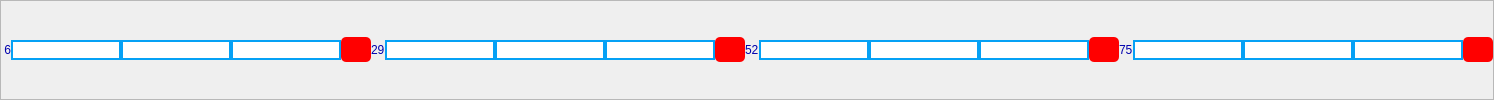
           <widget class="QFrame" name="frame_27">
            <property name="frameShape">
             <enum>QFrame::StyledPanel</enum>
            </property>
            <property name="frameShadow">
             <enum>QFrame::Raised</enum>
            </property>
            <layout class="QHBoxLayout" name="horizontalLayout_24">
             <property name="spacing">
              <number>0</number>
             </property>
             <property name="leftMargin">
              <number>0</number>
             </property>
             <property name="topMargin">
              <number>0</number>
             </property>
             <property name="rightMargin">
              <number>0</number>
             </property>
             <property name="bottomMargin">
              <number>0</number>
             </property>
             <item>
              <widget class="QLabel" name="label_68">
               <property name="styleSheet">
                <string notr="true">color:rgb(0, 0, 173); 
font: 75 8pt &quot;MS Shell Dlg 2&quot;;</string>
               </property>
               <property name="text">
                <string> 6</string>
               </property>
              </widget>
             </item>
             <item>
              <widget class="QLineEdit" name="lineEdit_202">
               <property name="styleSheet">
                <string notr="true">border: 2px solid  rgb(5, 161, 245); 
background-color: rgb(255, 255, 255);
</string>
               </property>
              </widget>
             </item>
             <item>
              <widget class="QLineEdit" name="lineEdit_203">
               <property name="styleSheet">
                <string notr="true">border: 2px solid  rgb(5, 161, 245); 
background-color: rgb(255, 255, 255);
</string>
               </property>
              </widget>
             </item>
             <item>
              <widget class="QLineEdit" name="lineEdit_204">
               <property name="styleSheet">
                <string notr="true">border: 2px solid  rgb(5, 161, 245); 
background-color: rgb(255, 255, 255);
</string>
               </property>
              </widget>
             </item>
             <item>
              <widget class="QPushButton" name="pushButton_138">
               <property name="minimumSize">
                <size>
                 <width>0</width>
                 <height>25</height>
                </size>
               </property>
               <property name="maximumSize">
                <size>
                 <width>30</width>
                 <height>16777215</height>
                </size>
               </property>
               <property name="styleSheet">
                <string notr="true">background-color: rgb(0, 0, 0);
background-color: rgb(255, 0, 0);
border-radius: 5px;</string>
               </property>
               <property name="text">
                <string/>
               </property>
              </widget>
             </item>
             <item>
              <widget class="QLabel" name="label_69">
               <property name="styleSheet">
                <string notr="true">color:rgb(0, 0, 173); 
font: 75 8pt &quot;MS Shell Dlg 2&quot;;</string>
               </property>
               <property name="text">
                <string>29</string>
               </property>
              </widget>
             </item>
             <item>
              <widget class="QLineEdit" name="lineEdit_205">
               <property name="styleSheet">
                <string notr="true">border: 2px solid  rgb(5, 161, 245); 
background-color: rgb(255, 255, 255);
</string>
               </property>
              </widget>
             </item>
             <item>
              <widget class="QLineEdit" name="lineEdit_206">
               <property name="styleSheet">
                <string notr="true">border: 2px solid  rgb(5, 161, 245); 
background-color: rgb(255, 255, 255);
</string>
               </property>
              </widget>
             </item>
             <item>
              <widget class="QLineEdit" name="lineEdit_207">
               <property name="styleSheet">
                <string notr="true">border: 2px solid  rgb(5, 161, 245); 
background-color: rgb(255, 255, 255);
</string>
               </property>
              </widget>
             </item>
             <item>
              <widget class="QPushButton" name="pushButton_139">
               <property name="minimumSize">
                <size>
                 <width>0</width>
                 <height>25</height>
                </size>
               </property>
               <property name="maximumSize">
                <size>
                 <width>30</width>
                 <height>16777215</height>
                </size>
               </property>
               <property name="styleSheet">
                <string notr="true">background-color: rgb(0, 0, 0);
background-color: rgb(255, 0, 0);
border-radius: 5px;</string>
               </property>
               <property name="text">
                <string/>
               </property>
              </widget>
             </item>
             <item>
              <widget class="QLabel" name="label_70">
               <property name="styleSheet">
                <string notr="true">color:rgb(0, 0, 173); 
font: 75 8pt &quot;MS Shell Dlg 2&quot;;</string>
               </property>
               <property name="text">
                <string>52</string>
               </property>
              </widget>
             </item>
             <item>
              <widget class="QLineEdit" name="lineEdit_208">
               <property name="styleSheet">
                <string notr="true">border: 2px solid  rgb(5, 161, 245); 
background-color: rgb(255, 255, 255);
</string>
               </property>
              </widget>
             </item>
             <item>
              <widget class="QLineEdit" name="lineEdit_209">
               <property name="styleSheet">
                <string notr="true">border: 2px solid  rgb(5, 161, 245); 
background-color: rgb(255, 255, 255);
</string>
               </property>
              </widget>
             </item>
             <item>
              <widget class="QLineEdit" name="lineEdit_210">
               <property name="styleSheet">
                <string notr="true">border: 2px solid  rgb(5, 161, 245); 
background-color: rgb(255, 255, 255);
</string>
               </property>
              </widget>
             </item>
             <item>
              <widget class="QPushButton" name="pushButton_140">
               <property name="minimumSize">
                <size>
                 <width>0</width>
                 <height>25</height>
                </size>
               </property>
               <property name="maximumSize">
                <size>
                 <width>30</width>
                 <height>16777215</height>
                </size>
               </property>
               <property name="styleSheet">
                <string notr="true">background-color: rgb(0, 0, 0);
background-color: rgb(255, 0, 0);
border-radius: 5px;</string>
               </property>
               <property name="text">
                <string/>
               </property>
              </widget>
             </item>
             <item>
              <widget class="QLabel" name="label_78">
               <property name="styleSheet">
                <string notr="true">color:rgb(0, 0, 173); 
font: 75 8pt &quot;MS Shell Dlg 2&quot;;</string>
               </property>
               <property name="text">
                <string>75</string>
               </property>
              </widget>
             </item>
             <item>
              <widget class="QLineEdit" name="lineEdit_231">
               <property name="styleSheet">
                <string notr="true">border: 2px solid  rgb(5, 161, 245); 
background-color: rgb(255, 255, 255);
</string>
               </property>
              </widget>
             </item>
             <item>
              <widget class="QLineEdit" name="lineEdit_230">
               <property name="styleSheet">
                <string notr="true">border: 2px solid  rgb(5, 161, 245); 
background-color: rgb(255, 255, 255);
</string>
               </property>
              </widget>
             </item>
             <item>
              <widget class="QLineEdit" name="lineEdit_232">
               <property name="styleSheet">
                <string notr="true">border: 2px solid  rgb(5, 161, 245); 
background-color: rgb(255, 255, 255);
</string>
               </property>
              </widget>
             </item>
             <item>
              <widget class="QPushButton" name="pushButton_80">
               <property name="minimumSize">
                <size>
                 <width>0</width>
                 <height>25</height>
                </size>
               </property>
               <property name="maximumSize">
                <size>
                 <width>30</width>
                 <height>16777215</height>
                </size>
               </property>
               <property name="styleSheet">
                <string notr="true">background-color: rgb(0, 0, 0);
background-color: rgb(255, 0, 0);
border-radius: 5px;</string>
               </property>
               <property name="text">
                <string/>
               </property>
              </widget>
             </item>
            </layout>
           </widget>
